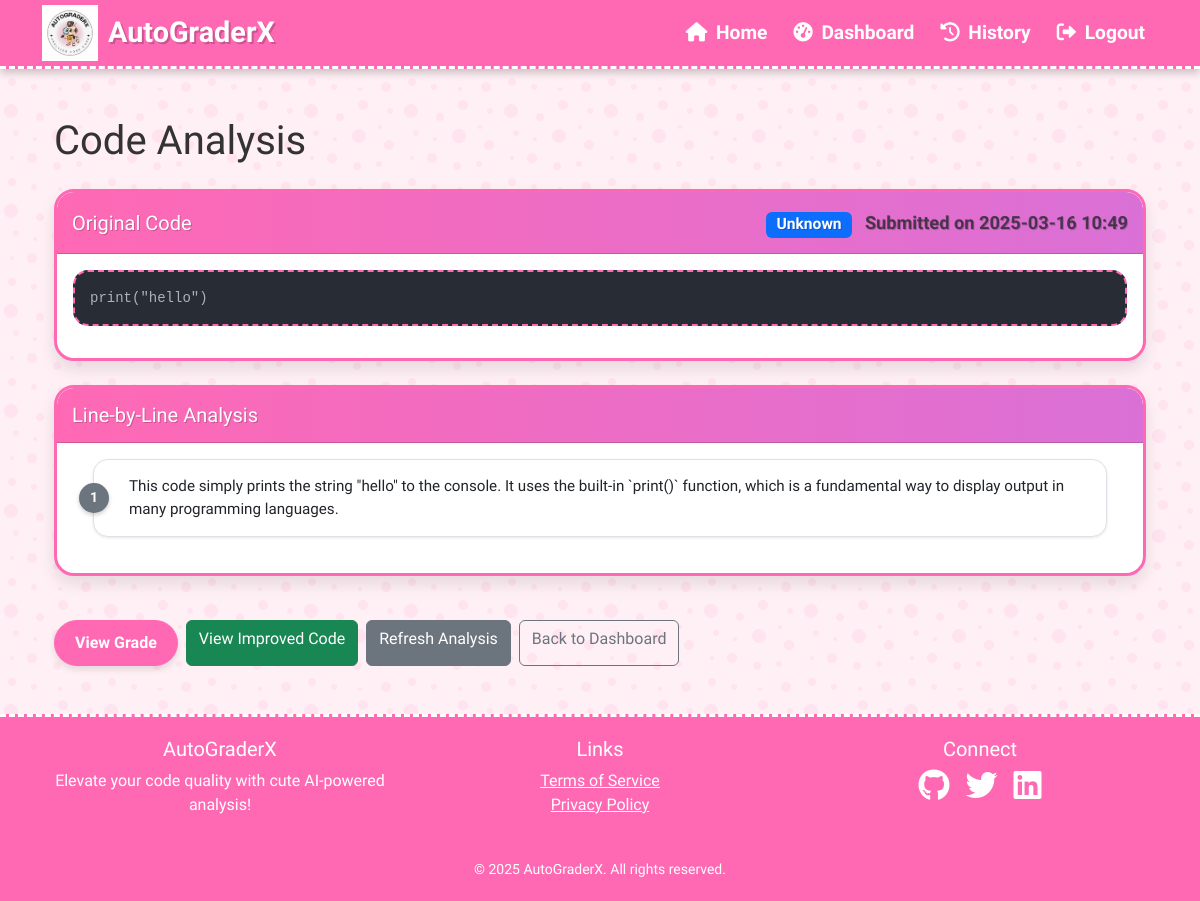
The page /analysis/2 (signed in) on the database its author committed.
### app.py (models this page shows)
class CodeSubmission(Base):
    __tablename__ = 'submissions'
    id = Column(Integer, primary_key=True)
    code = Column(Text, nullable=False)  # The submitted code
    line_analysis = Column(Text, nullable=True)  # Analysis of code
    restructured_code = Column(Text, nullable=True)  # Improved version of code
    grade = Column(Text, nullable=True)  # Grade and feedback
    timestamp = Column(DateTime, default=datetime.utcnow)  # When code was submitted
    user_id = Column(Integer, ForeignKey('users.id'), nullable=False)  # Who submitted the code
    language = Column(String(50), nullable=True)  # Programming language detected

### app.py (the view)
@app.route('/analysis/<int:submission_id>')
@login_required
def view_analysis(submission_id):
    user_id = session.get('user_id')
    db_session = None
    try:
        db_session = SessionLocal()
        submission = db_session.query(CodeSubmission).filter_by(id=submission_id, user_id=user_id).first()
        if not submission:
            flash('Submission not found or unauthorized.', 'error')
            return redirect(url_for('dashboard'))
        return render_template('analysis.html', submission=submission)
    except Exception as e:
        logger.error(f"View analysis error: {str(e)}", exc_info=True)
        flash('An error occurred while loading the analysis. Please try again.', 'error')
        return redirect(url_for('dashboard'))
    finally:
        if db_session:
            db_session.close()

### app.py (called while the page is built)
@app.context_processor
def utility_processor():
    def is_logged_in():
        return 'user_id' in session
    return {
        'is_logged_in': is_logged_in,
        'app_name': app.config.get('APP_NAME', 'AutoGraderX'),
        'now': datetime.now()
    }

def is_logged_in():
    return 'user_id' in session

def login_required(f):
    @wraps(f)
    def decorated_function(*args, **kwargs):
        if not is_logged_in():
            flash('Please log in to access this page', 'danger')
            return redirect(url_for('login'))
        return f(*args, **kwargs)
    return decorated_function

### templates/analysis.html (shortened to what this page needs)
{% extends 'layout.html' %}
{% block content %}
<div class="container my-4">
    <h1 class="mb-4">Code Analysis</h1>
    <div class="card mb-4">
        <div class="card-header d-flex justify-content-between align-items-center">
            <h5 class="mb-0">Original Code</h5>
            <div>
                <span class="badge bg-primary">{{ submission.language or 'Unknown' }}</span>
                <small class="text-muted ms-2">Submitted on {{ submission.timestamp.strftime('%Y-%m-%d %H:%M') }}</small>
            </div>
        </div>
        <div class="card-body">
            <pre><code class="language-{{ submission.language|lower if submission.language else 'python' }}">{{ submission.code }}</code></pre>
        </div>
    </div>
    <div class="row">
        <div class="col-md-12 mb-4">
            <div class="card">
                <div class="card-header">
                    <h5 class="mb-0">Line-by-Line Analysis</h5>
                </div>
                <div class="card-body">
                    <div id="analysis-content">
                        {% if submission.line_analysis and 'in progress' not in submission.line_analysis.lower() %}
                            <div class="analysis-container">
                                {% set analysis_points = submission.line_analysis.split('\n\n') %}
                                {% for point in analysis_points %}
                                    {% if point.strip() %}
                                        <div class="analysis-point">
                                            <div class="point-number">{{ loop.index }}</div>
                                            <div class="point-content">
                                                {{ point | safe }}
                                            </div>
                                        </div>
                                    {% endif %}
                                {% endfor %}
                            </div>
                        {% endif %}
                    </div>
                </div>
            </div>
        </div>
    </div>
    <div class="d-flex gap-2 mb-4">
        <a href="{{ url_for('view_grade', submission_id=submission.id) }}" class="btn btn-primary">View Grade</a>
        <a href="{{ url_for('view_improved_code', submission_id=submission.id) }}" class="btn btn-success">View Improved Code</a>
        <a href="{{ url_for('refresh_analysis', submission_id=submission.id) }}" class="btn btn-secondary">Refresh Analysis</a>
        <a href="{{ url_for('dashboard') }}" class="btn btn-outline-secondary">Back to Dashboard</a>
    </div>
</div>
{% endblock %}

### templates/layout.html (style rules this page uses)
:root { --primary-color: #FF69B4; --secondary-color: #DA70D6; --success-color: #FF85FF; --light-color: #FFF0F5; --dark-color: #8B008B; --code-bg: #282c34; }
body { font-family: 'Comic Neue', cursive; background-color: #FFF0F5; color: #333; min-height: 100vh; display: flex; flex-direction: column; }
.card { border: none; border-radius: 20px; box-shadow: 0 8px 16px rgba(0, 0, 0, 0.1); transition: transform 0.3s ease, box-shadow 0.3s ease; margin-bottom: 20px; border: 3px solid var(--primary-color); overflow: hidden; }
.card-header { background: linear-gradient(to right, var(--primary-color), var(--secondary-color)); color: white; font-weight: 700; font-size: 1.3rem; border-radius: 17px 17px 0 0 !important; padding: 15px; text-shadow: 1px 1px 0px rgba(0,0,0,0.2); }
.btn-primary { background-color: var(--primary-color); border-color: var(--primary-color); transition: all 0.3s ease; border-radius: 30px; font-weight: bold; padding: 10px 20px; box-shadow: 0 4px 6px rgba(0,0,0,0.1); }
pre { background-color: var(--code-bg); color: #abb2bf; border-radius: 15px; padding: 15px; font-family: 'Fira Code', monospace; overflow-x: auto; border: 2px dashed var(--primary-color); }

### templates/analysis.html (style rules this page uses)
.analysis-container { padding: 0 10px; }
.analysis-point { position: relative; background-color: #ffffff; border: 1px solid #dee2e6; border-radius: 15px; padding: 15px 20px 15px 35px; margin-bottom: 20px; box-shadow: 0 1px 3px rgba(0,0,0,0.1); }
.point-number { position: absolute; left: -15px; top: 50%; transform: translateY(-50%); width: 30px; height: 30px; background-color: #6c757d; color: white; border-radius: 50%; display: flex; align-items: center; justify-content: center; font-weight: bold; font-size: 14px; box-shadow: 0 2px 4px rgba(0,0,0,0.2); }
.point-content { font-size: 0.95rem; }
@media (min-width: 768px) { .analysis-container { padding: 0 20px; } }

### rows shown on the page
CodeSubmission: language "Unknown", timestamp "2025-03-16 10:49", code "print(\"hello\")", line_analysis "This code simply prints the string \"hello\" to the console. It uses the built-in `print()` function, which is a fundamental way to display output in many programming languages."
